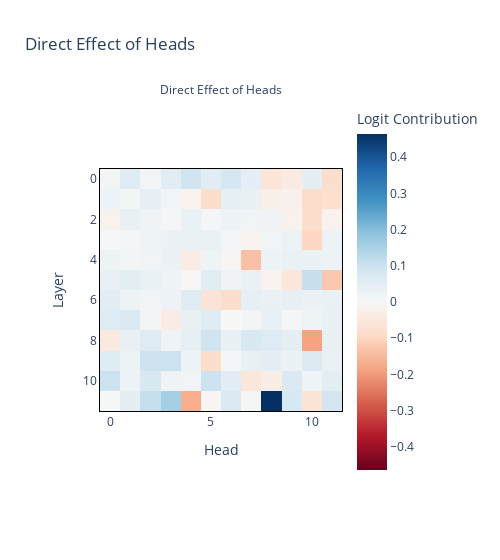

Notebook cell for this chart:
### Markdown cell above
# Clean vs Ablated Direct Effects

### Code cell
collect_direct_effect(cache, owt_tokens)

### Figure 1 — Plotly figure (JSON) as saved in the notebook; plotly's stock layout.template omitted (floating-point values rounded to 4 significant figures; data arrays with more than 128 entries replaced by an {"elided": "..."} marker saying what was removed)
{"data": [{"coloraxis": "coloraxis", "hovertemplate": "Head: %{x}<br>Layer: %{y}<br>Logit Contribution: %{z}<extra></extra>", "name": "0", "type": "heatmap", "xaxis": "x", "yaxis": "y", "z": {"elided": "12x12 float values"}}], "layout": {"annotations": [{"font": {}, "showarrow": false, "text": "Direct Effect of Heads", "x": 0.5, "xanchor": "center", "xref": "paper", "y": 1, "yanchor": "bottom", "yref": "paper"}], "coloraxis": {"cmid": 0, "colorbar": {"title": {"text": "Logit Contribution"}}, "colorscale": [[0, "rgb(103,0,31)"], [0.1, "rgb(178,24,43)"], [0.2, "rgb(214,96,77)"], [0.3, "rgb(244,165,130)"], [0.4, "rgb(253,219,199)"], [0.5, "rgb(247,247,247)"], [0.6, "rgb(209,229,240)"], [0.7, "rgb(146,197,222)"], [0.8, "rgb(67,147,195)"], [0.9, "rgb(33,102,172)"], [1, "rgb(5,48,97)"]]}, "margin": {"l": 100, "r": 100}, "title": {"text": "Direct Effect of Heads"}, "width": 500, "xaxis": {"anchor": "y", "constrain": "domain", "domain": [0, 1], "linecolor": "black", "linewidth": 1, "mirror": true, "scaleanchor": "y", "showline": true, "title": {"text": "Head"}}, "yaxis": {"anchor": "x", "autorange": "reversed", "constrain": "domain", "domain": [0, 1], "linecolor": "black", "linewidth": 1, "mirror": true, "showline": true, "title": {"text": "Layer"}}}}
